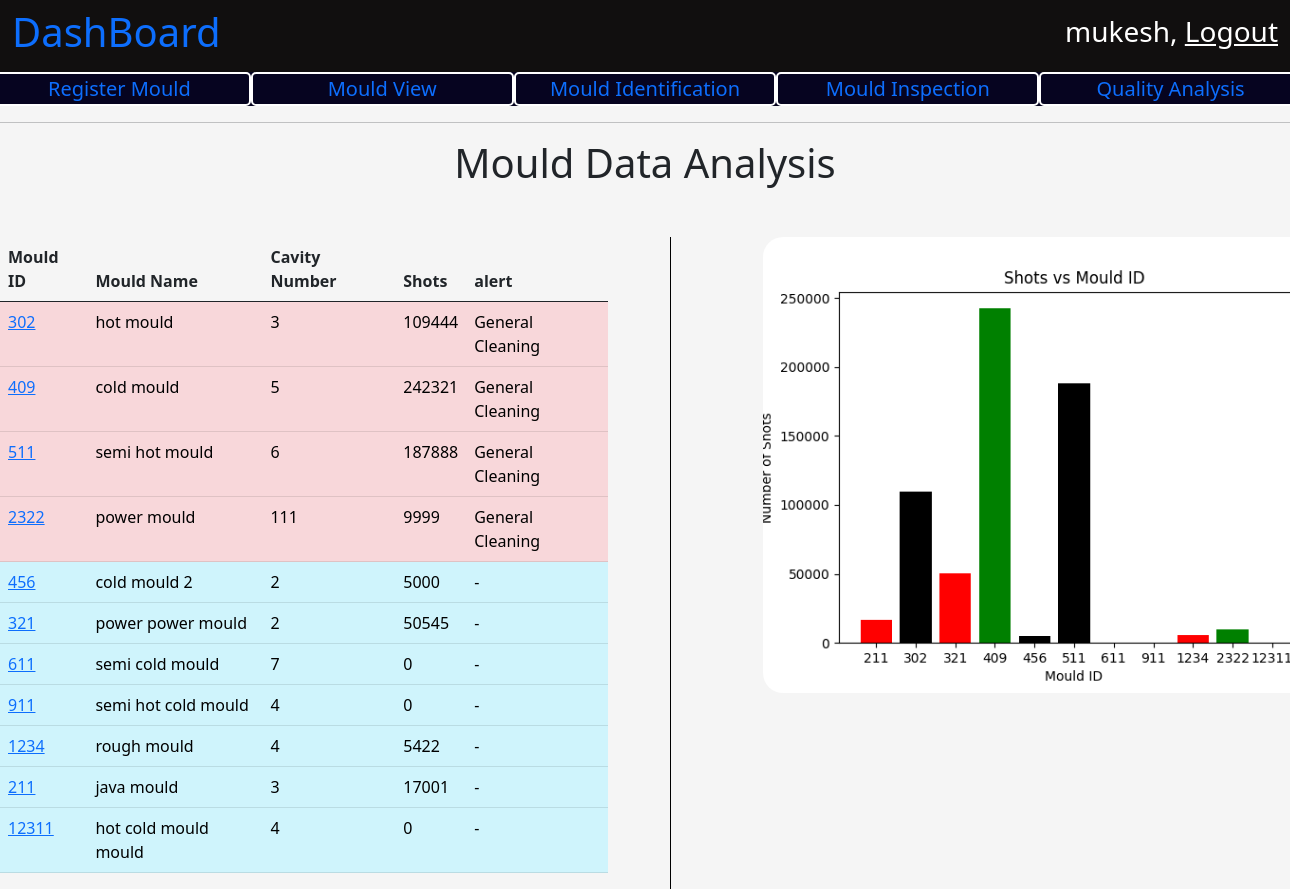
Screenshot of / (signed in) with the database file from the repository.
### mould/models.py (models this page shows)
class Mould(models.Model):
    mould_id = models.IntegerField(primary_key=True)
    mould_name = models.CharField(max_length=200)
    cavity_number = models.IntegerField()
    registered_date = models.DateTimeField(auto_now_add=True)
    registered_by = models.ForeignKey(User, on_delete=models.RESTRICT)
    threshold_value = models.IntegerField()
    present_count = models.IntegerField()
    def __str__(self):
        return str(self.mould_id)
    def alert(self):
        return self.threshold_value - self.present_count <= 500

### user_panel/views.py (the view)
# urls.py: path('', views.homePage, name = "homePage"),
@login_required
def homePage(request):
    context = {}
    print(request.user)
    context['user'] = request.user
    print("-----------------------")
    print(context['user'])
    mould_data = Mould.objects.all()
    print(type(mould_data))
    mould_data = list(mould_data)
    print(mould_data)
    main_point = -1
    for i in range(len(mould_data)):
        if mould_data[i].alert() is True:
            main_point += 1
            temp = mould_data[i]
            mould_data[i] = mould_data[main_point]
            mould_data[main_point] = temp
    graph_for_mould_number_vs_no_of_shots()
    context['mould_data'] = mould_data
    print("----------------------")
    return render(request, 'user_panel/user_dashboard.html', context)

### user_panel/views.py (called while the page is built)
def graph_for_mould_number_vs_no_of_shots():
    mould_data = Mould.objects.all()
    mould_id = []
    mould_shots_count = []
    bar_color = []
    color_list = ['black', 'red', 'green']
    for i in range(len(mould_data)):
        mould_id.append(mould_data[i].mould_id)
        mould_shots_count.append(mould_data[i].present_count)
        color_index = random.randint(0, 2)
        bar_color.append(color_list[color_index])
    mould_id.sort()
    plt.bar([str(i) for i in mould_id], mould_shots_count, color = bar_color)
    plt.title('Shots vs Mould ID')
    plt.xlabel('Mould ID')
    plt.ylabel('Number of Shots')
    print(mould_id)
    print(mould_shots_count)
    plt.savefig('user_panel/static/images/number_of_mould_vs_shots.png')
    plt.close()

### user_panel/templates/user_panel/user_dashboard.html (shortened to what this page needs)
{% extends 'base.html' %}
{% load static %}
{% block title %}
    <link
        rel="stylesheet"
        href="{% static 'css/dashboard.css' %}" >
{% endblock %}
{% block body_content %}
    <nav
        class="navbar navbar-light dashboard_nav">
        <div class="container-fluid dashboard_nav">
            <p class="h1 dashboard_title">
                <a href="{% url 'homePage' %}" style="text-decoration:None;">
                  DashBoard
                </a>
            </p>
            <div class="user_data">
                <p class="h3">
                    {{ request.user.first_name }},
                    <a href="{% url 'userLogout' %}">
                        Logout
                    </a>
                </p>
            </div>
        </div>
    </nav>
    <div class="optionBar">
        <div class="row">
            <div class="col">
                <a href="{% url 'MouldRegistration' %}">
                    Register Mould
                </a>
            </div>
            <div class="col">
                <a href="{% url 'MouldUpdate' %}">
                Mould View
                </a>
            </div>
             <div class="col">
                <a href="{% url "MouldSearch" %}">
                Mould Identification
                </a>
            </div>
             <div class="col">
                <a href="{% url 'MouldRegistration' %}">
                Mould Inspection
                </a>
            </div>
            <div class="col">
                <a href="{% url 'MouldRegistration' %}">
                Quality Analysis
                </a>
            </div>
        </div>
    </div>
    <hr/>
    <p class="h1 firstHeading" style="text-align : center;">
            Mould Data Analysis
    </p>
    <div class="MouldData">
        <div class="row">
            <div class="col">
               <table class="table">
                    <thead>
                        <tr>
                            <th scope="col">Mould ID</th>
                            <th scope="col">Mould Name</th>
                            <th scope="col">Cavity Number</th>
                            <th scope="col">Shots</th>
                            <th scope="col"> alert </th>
                        </tr>
                    </thead>
                    <tbody>
                        {% for mould in mould_data %}
                            {% if mould.alert %}
                                <tr class="table-danger">
                                    <td class="table-danger">
                                        <a href="mould/{{ mould.mould_id }}">
                                            {{ mould.mould_id }}
                                        </a>
                                    </td>
                                    <td class="table-danger">
                                        {{ mould.mould_name }}
                                    </td>
                                    <td class="table-danger">
                                        {{ mould.cavity_number }}
                                    </td>
                                    <td class="table-danger">
                                        {{ mould.present_count }}
                                    </td>
                                    <td class="table-danger">
                                        General Cleaning
                                    </td>
                                </tr>
                            {% else %}
                                <tr class="table-info">
                                    <td class="table-info">
                                        <a href="mould/{{ mould.mould_id }}">
                                            {{ mould.mould_id }}
                                        </a>
                                    </td>
                                    <td class="table-info">
                                        {{ mould.mould_name }}
                                    </td>
                                    <td class="table-info">
                                        {{ mould.cavity_number }}
                                    </td>
                                    <td class="table-info">
                                        {{ mould.present_count }}
                                    </td>
                                    <td class="table-info">
                                        -
                                    </td>
                                </tr>
                            {% endif %}
                        {% endfor %}
                    </tbody>
                </table>
            </div>
            <div class="col graphData">
                <img src="{% static 'images/number_of_mould_vs_shots.png' %}" class="img-fluid graphMouldImg" alt="...">
            </div>
        </div>
    </div>
{% endblock %}

### user/templates/base.html (shortened to what this page needs)
<!doctype html>
<html lang="en">
  <head>
    <link href="https://cdn.jsdelivr.net/npm/bootstrap@5.0.2/dist/css/bootstrap.min.css" rel="stylesheet">
        {% block title %}
        {% endblock %}
  </head>
  <body>
    {% block body_content %}{% endblock %}
  </body>
</html>

### user_panel/static/css/dashboard.css (style rules this page uses)
body { background-color: whitesmoke; }
nav.dashboard_nav { background-color: rgb(17, 15, 15); }
nav.dashboard_nav div.dashboard_nav { color : white; }
nav.dashboard_nav div.user_data p a { color: white; }
div.optionBar { background-color: rgb(6, 4, 32); }
div.optionBar div.row div.col { font-size: 20px; border : 2px solid white; border-radius: 5px; text-align: center; color:white; }
div.optionBar div.row div.col a { text-decoration: none; }
div.MouldData { margin-top : 50px; }
div.MouldData div.row div.graphData { border-left : 0.5px solid black; margin-left : 50px; }
div.MouldData div.row div.graphData img.graphMouldImg { margin-left : 80px; width: 700px; border-radius: 20px; }

### rows the page displays
Mould: mould_id "302", mould_name "hot mould", cavity_number "3", present_count "109444"
Mould: mould_id "409", mould_name "cold mould", cavity_number "5", present_count "242321"
Mould: mould_id "511", mould_name "semi hot mould", cavity_number "6", present_count "187888"
Mould: mould_id "2322", mould_name "power mould", cavity_number "111", present_count "9999"
Mould: mould_id "456", mould_name "cold mould 2", cavity_number "2", present_count "5000"
Mould: mould_id "321", mould_name "power power mould", cavity_number "2", present_count "50545"
Mould: mould_id "611", mould_name "semi cold mould", cavity_number "7", present_count "0"
Mould: mould_id "911", mould_name "semi hot cold mould", cavity_number "4", present_count "0"
Mould: mould_id "1234", mould_name "rough mould", cavity_number "4", present_count "5422"
Mould: mould_id "211", mould_name "java mould", cavity_number "3", present_count "17001"
Mould: mould_id "12311", mould_name "hot cold mould mould", cavity_number "4", present_count "0"

### other values shown
{{ request.user.first_name }} "mukesh"
